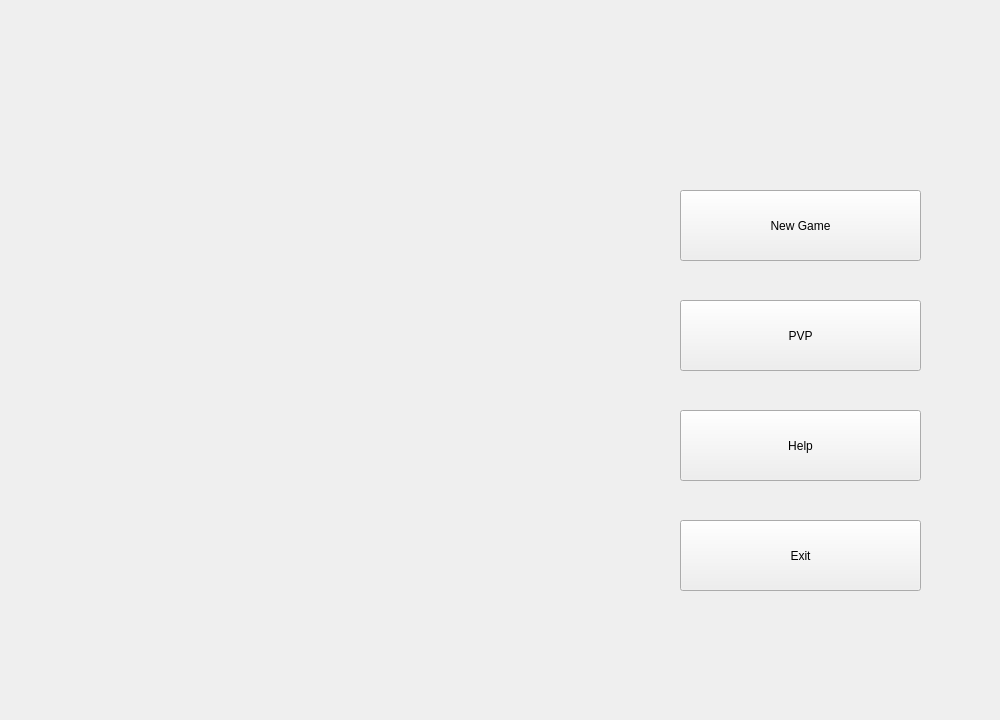
<?xml version="1.0" encoding="UTF-8"?>
<ui version="4.0">
 <class>home</class>
 <widget class="QWidget" name="home">
  <property name="geometry">
   <rect>
    <x>0</x>
    <y>0</y>
    <width>1000</width>
    <height>720</height>
   </rect>
  </property>
  <property name="windowTitle">
   <string>Form</string>
  </property>
  <widget class="QPushButton" name="pushButton_newGame">
   <property name="geometry">
    <rect>
     <x>680</x>
     <y>190</y>
     <width>241</width>
     <height>71</height>
    </rect>
   </property>
   <property name="text">
    <string>New Game</string>
   </property>
  </widget>
  <widget class="QPushButton" name="pushButton_PVP">
   <property name="geometry">
    <rect>
     <x>680</x>
     <y>300</y>
     <width>241</width>
     <height>71</height>
    </rect>
   </property>
   <property name="text">
    <string>PVP</string>
   </property>
  </widget>
  <widget class="QPushButton" name="pushButton_help">
   <property name="geometry">
    <rect>
     <x>680</x>
     <y>410</y>
     <width>241</width>
     <height>71</height>
    </rect>
   </property>
   <property name="text">
    <string>Help</string>
   </property>
  </widget>
  <widget class="QPushButton" name="pushButton_exit">
   <property name="geometry">
    <rect>
     <x>680</x>
     <y>520</y>
     <width>241</width>
     <height>71</height>
    </rect>
   </property>
   <property name="text">
    <string>Exit</string>
   </property>
  </widget>
 </widget>
 <resources/>
 <connections/>
</ui>
